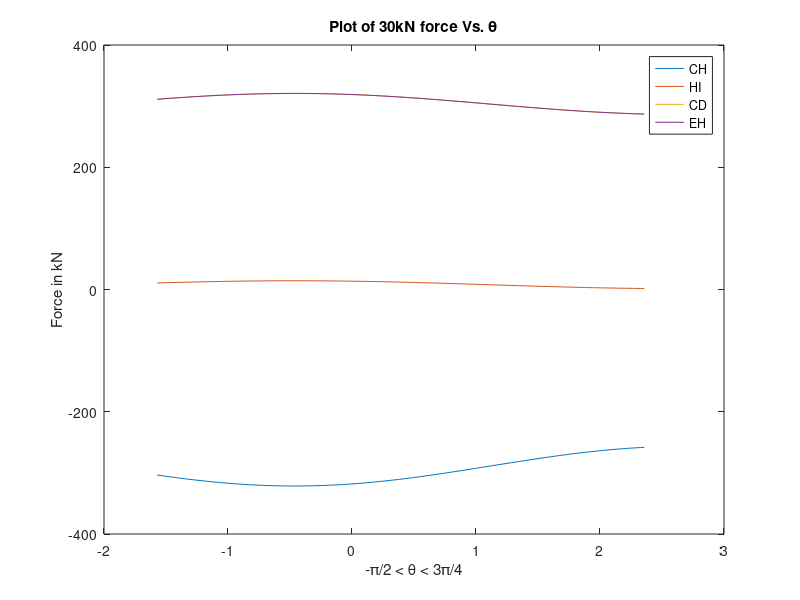
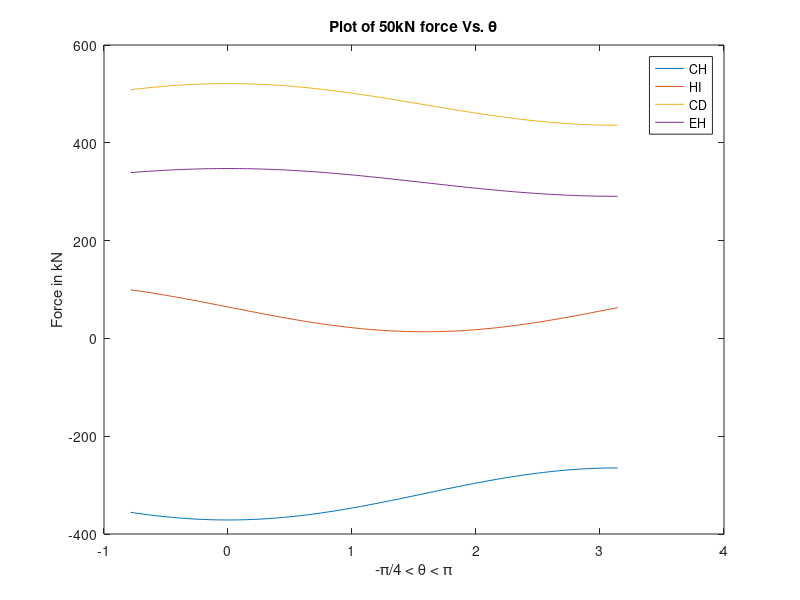

Recreate these plots in MATLAB, in order.
zID = [1, 8, 7, 5, 1, 10, 1];

R = zID(2);
S = zID(3);
T = zID(4);
U = zID(5);
V = zID(6);
W = zID(7);

TW =  T/sqrt(T^2+W^2);
WT =  W/sqrt(T^2+W^2);
TV =  T/sqrt(T^2+V^2);
VT =  V/sqrt(T^2+V^2);
TU =  T/sqrt(T^2+U^2);
SU =  S/sqrt(S^2+U^2);
US =  U/sqrt(S^2+U^2);
UT =  U/sqrt(T^2+U^2);
RU =  R/sqrt(R^2+U^2);
UR =  U/sqrt(R^2+U^2);
bVecPlot = [];
xinc = -pi/2:pi/100:pi*3/4;

for theta = -pi/2:pi/100:pi*3/4
    % Order of unknowns x = [Ax,Ay,Fr,AB,AI,BI,CI,BC,HI,CH,CD,DH,DE,GH,EH,EG,EF,FG];
    augSys = [1,0,0,TW,0,0,0,0,0,0,0,0,0,0,0,0,0,0,0; %Fx@a
0,1,0,WT,1,0,0,0,0,0,0,0,0,0,0,0,0,0,0; %Fy@a
0,0,0,-TW,0,-1,0,0,0,0,0,0,0,0,0,0,0,0,40; %Fx@b
0,0,0,-WT,0,0,0,1,0,0,0,0,0,0,0,0,0,0,0; %Fy@b
0,0,0,0,0,0,-TV,0,0,-1,-TU,0,0,0,0,0,0,0,30*cos(theta); %Fx@c
0,0,0,0,0,0,-VT,0,0,0,UT,0,0,0,0,0,0,0,30*sin(theta); %Fy@c
0,0,0,0,0,0,0,0,0,0,TU,0,-1,0,0,0,0,0,0; %Fx@d
0,0,0,0,0,0,0,0,0,0,-UT,-1,0,0,0,0,0,0,50; %Fy@d
0,0,0,0,0,0,0,0,0,0,0,0,1,0,SU,0,-RU,0,0; %Fx@e
0,0,0,0,0,0,0,0,0,0,0,0,0,0,-US,-1,-UR,0,40; %Fy@e
0,0,0,0,0,0,0,0,0,0,0,0,0,0,0,0,RU,1,0; %Fx@f
0,0,1,0,0,0,0,0,0,0,0,0,0,0,0,0,UR,0,0; %Fy@f
0,0,0,0,0,0,0,0,0,0,0,0,0,1,0,0,0,-1,0; %Fx@g
0,0,0,0,0,0,0,0,0,0,0,0,0,0,0,1,0,0,0; %Fy@g
0,0,0,0,0,0,0,0,0,1,0,0,0,-1,SU,0,0,0,0; %Fx@h
0,0,0,0,0,0,0,0,-1,0,0,1,0,0,US,0,0,0,0; %Fy@h
0,0,0,0,0,1,TV,0,0,0,0,0,0,0,0,0,0,0,0; %Fx@i
0,0,0,0,-1,0,VT,0,1,0,0,0,0,0,0,0,0,0,0; %Fy@i
        ];

    xVec = augSys(1:end,end);
    Amat = augSys(1:end,1:end-1);
    
    determinante = det(Amat); %det != 0 thus the system is linearly independent

    bVec = Amat\xVec;
    bVecPlot = [bVecPlot, bVec(4:end,1)];
    
end

plot(xinc, bVecPlot(10,1:end))
hold on
plot(xinc, bVecPlot(9,1:end))
plot(xinc, bVecPlot(11,1:end))
plot(xinc, bVecPlot(15,1:end))
hold off
title('Plot of 30kN force Vs. \theta')
xlabel('-\pi/2 < \theta < 3\pi/4') 
ylabel('Force in kN')
legend("CH","HI","CD","EH");
figure();

xinc = -pi/4:pi/100:pi;
bVecPlot = [];

for theta = -pi/4:pi/100:pi
    % Order of unknowns x = [Ax,Ay,Fr,AB,AI,BI,CI,BC,HI,CH,CD,DH,DE,GH,EH,EG,EF,FG];
    augSys = [1,0,0,TW,0,0,0,0,0,0,0,0,0,0,0,0,0,0,0; %Fx@a
0,1,0,WT,1,0,0,0,0,0,0,0,0,0,0,0,0,0,0; %Fy@a
0,0,0,-TW,0,-1,0,0,0,0,0,0,0,0,0,0,0,0,40; %Fx@b
0,0,0,-WT,0,0,0,1,0,0,0,0,0,0,0,0,0,0,0; %Fy@b
0,0,0,0,0,0,-TV,0,0,-1,-TU,0,0,0,0,0,0,0,30; %Fx@c
0,0,0,0,0,0,-VT,0,0,0,UT,0,0,0,0,0,0,0,0; %Fy@c
0,0,0,0,0,0,0,0,0,0,TU,0,-1,0,0,0,0,0,50*cos(theta); %Fx@d
0,0,0,0,0,0,0,0,0,0,-UT,-1,0,0,0,0,0,0,50*sin(theta); %Fy@d
0,0,0,0,0,0,0,0,0,0,0,0,1,0,SU,0,-RU,0,0; %Fx@e
0,0,0,0,0,0,0,0,0,0,0,0,0,0,-US,-1,-UR,0,40; %Fy@e
0,0,0,0,0,0,0,0,0,0,0,0,0,0,0,0,RU,1,0; %Fx@f
0,0,1,0,0,0,0,0,0,0,0,0,0,0,0,0,UR,0,0; %Fy@f
0,0,0,0,0,0,0,0,0,0,0,0,0,1,0,0,0,-1,0; %Fx@g
0,0,0,0,0,0,0,0,0,0,0,0,0,0,0,1,0,0,0; %Fy@g
0,0,0,0,0,0,0,0,0,1,0,0,0,-1,SU,0,0,0,0; %Fx@h
0,0,0,0,0,0,0,0,-1,0,0,1,0,0,US,0,0,0,0; %Fy@h
0,0,0,0,0,1,TV,0,0,0,0,0,0,0,0,0,0,0,0; %Fx@i
0,0,0,0,-1,0,VT,0,1,0,0,0,0,0,0,0,0,0,0; %Fy@i
        ];

    xVec = augSys(1:end,end);
    Amat = augSys(1:end,1:end-1);
    
    determinante = det(Amat); %det != 0 thus the system is linearly independent

    bVec = Amat\xVec;
    bVecPlot = [bVecPlot, bVec(4:end,1)];
    
end

plot(xinc, bVecPlot(10,1:end))
hold on
plot(xinc, bVecPlot(9,1:end))
plot(xinc, bVecPlot(11,1:end)*1.5)
plot(xinc, bVecPlot(15,1:end))
hold off
title('Plot of 50kN force Vs. \theta')
xlabel('-\pi/4 < \theta < \pi') 
ylabel('Force in kN');
legend("CH","HI","CD","EH");


